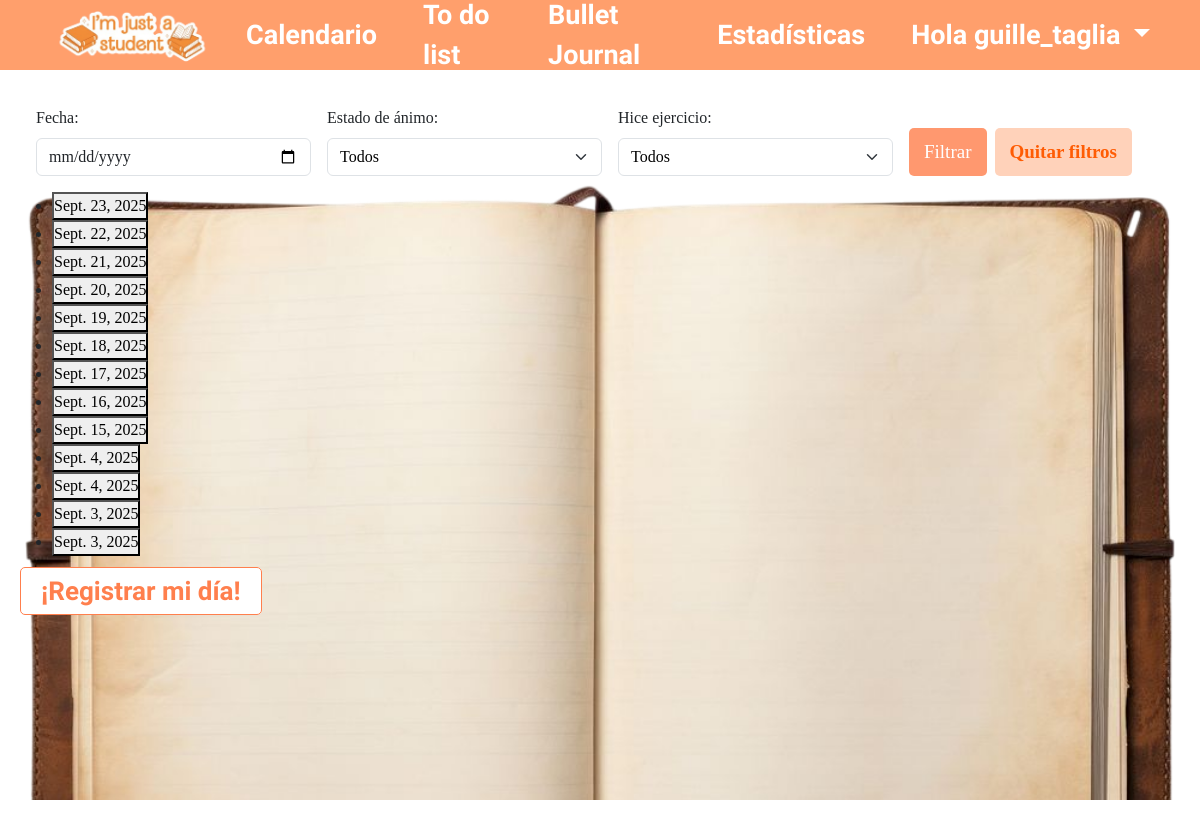
/journals/ (signed in), run on the app's committed database.
### bullet_journal/models.py (models this page shows, shortened)
class Journal(models.Model):
    user = models.ForeignKey(User, on_delete=models.CASCADE)
    date = models.DateField()
    title = models.CharField(max_length=200, blank=True)
    content = models.TextField(null=True, blank=True)
    mood = models.CharField(max_length=50)
    sleep_hours = models.FloatField(null=True)
    water_glasses = models.IntegerField(null=True)
    exercise = models.BooleanField(default=False)
    image = models.ImageField(upload_to='journal_images/', null=True, blank=True)

### bullet_journal/views/journal_views.py (the view)
# urls.py: path('journals/', journal_list, name='journal_list'),
@login_required
def journal_list(request):
    journals = Journal.objects.filter(user=request.user).order_by('-date')
    date_filter = request.GET.get('date')
    mood_filter = request.GET.get('mood')
    exercise_filter = request.GET.get('exercise')
    if date_filter:
        journals = journals.filter(date=date_filter)
    if mood_filter:
        journals = journals.filter(mood__icontains=mood_filter)
    if exercise_filter in ['true', 'false']:
        journals = journals.filter(exercise=(exercise_filter == 'true'))
    moods_disponibles = Journal.objects.filter(user=request.user).values_list('mood', flat=True).distinct()
    return render(request, 'bullet_journal/journal/list.html', {
        'journals': journals,
        'moods_disponibles': moods_disponibles,
    })

### bullet_journal/templates/bullet_journal/journal/list.html (shortened to what this page needs)
{% extends "header.html" %}
{% load static %}
    {% block extra_head %}
    <link href="https://cdn.jsdelivr.net/npm/bootstrap@5.3.3/dist/css/bootstrap.min.css" rel="stylesheet">
    <link rel="stylesheet" href="{% static 'bullet_journal/css/styles.css' %}">
    {% endblock %}
{% block contenido %}
<body>
    <div class="journal">
            <form method="get" class="p-3">
                <div class="row g-3 align-items-end">
                    <div class="col-md-3">
                        <label for="date" class="form-label">Fecha:</label>
                        <input type="date" id="date" name="date" value="{{ request.GET.date }}" class="form-control">
                    </div>
                    <div class="col-md-3">
                        <label for="mood" class="form-label">Estado de ánimo:</label>
                        <select id="mood" name="mood" class="form-select">
                            <option value="">Todos</option>
                        </select>
                    </div>
                    <div class="col-md-3">
                        <label for="exercise" class="form-label">Hice ejercicio:</label>
                        <select id="exercise" name="exercise" class="form-select">
                            <option value="">Todos</option>
                        </select>
                    </div>
                    <div class="col-md-3 d-flex gap-2">
                        <button type="submit" class="btn btn-primary">Filtrar</button>
                        <a href="{% url 'journal_list' %}" class="btn btn-secondary">Quitar filtros</a>
                    </div>
                </div>
            </form>
        <ul>
        {% for journal in journals %}
            <li>
                <button class="open-popup-btn" data-journal-pk="{{ journal.pk }}">
                    {{ journal.date }}
                </button>
            </li>
            {% empty %}
                <li>No hay journals.</li>
            {% endfor %}
        </ul>
            <div class="journal_create">
                <a href="{% url 'journal_create' %}">¡Registrar mi día!</a>
            </div>
        </div>
</body>
{% endblock %}

### bullet_journal/templates/header.html (shortened to what this page needs)
{% load static %}
<html>
<head>
    <link href="https://cdn.jsdelivr.net/npm/bootstrap@5.3.3/dist/css/bootstrap.min.css" rel="stylesheet">
    <link rel="stylesheet" href="{% static 'bullet_journal/css/styles.css' %}">
    {% block extra_head %}{% endblock %}
</head>
<body>
<header>
<nav class="navbar navbar-expand-lg navbar-light custom-header">
  <div class="container-fluid">
    <a class="navbar-brand" href="{% url 'home' %}">
      <img src="{% static 'bullet_journal/images/logo1.png' %}" alt="Logo" class="logo-img">
    </a>
    <div class="collapse navbar-collapse" id="navbarContent">
      <ul class="navbar-nav ms-auto nav-links">
        <li class="nav-item">
          <a class="nav-link" href="{% url 'calendar' %}">Calendario</a>
        </li>
        <li class="nav-item">
          <a class="nav-link" href="{% url 'to_do_list' %}">To do list</a>
        </li>
        <li class="nav-item">
          <a class="nav-link" href="{% url 'journal_list' %}">Bullet Journal</a>
        </li>
        <li class="nav-item">
          <a class="nav-link" href="{% url 'stadistics' %}">Estadísticas</a>
        </li>
          {% if user.is_authenticated %}
          <li class="nav-item dropdown">
            <a class="nav-link dropdown-toggle" href="#" id="userDropdown" role="button" data-bs-toggle="dropdown" aria-expanded="false">
              Hola {{ user.username }}
            </a>
          </li>
        {% endif %}
      </ul>
    </div>
  </div>
</nav>
</header>
<main>
    {% block contenido %}{% endblock %}
</main>
</body>
</html>

### bullet_journal/static/bullet_journal/css/styles.css (style rules this page uses)
.custom-header { display: flex; justify-content: space-between; align-items: center; background-color: #ff9f6c; color: white; padding: 15px 30px; position: fixed; top: 0; left: 0; width: 100%; height: 70px; z-index: 1000; }
.logo-img { width: 180px; height: auto; }
.nav-links { list-style: none; display: flex; gap: 30px; align-items: center; }
.nav-links a { text-decoration: none; color: white; font-weight: bold; transition: color 0.3s; font-family: 'Amatic SC', cursive; font-size: 27px; }
.nav-item.dropdown .nav-link.dropdown-toggle { color: white !important; }
* { margin: 0; padding: 0; box-sizing: border-box; }
.journal { background-image: url("../images/librito2.png"); background-size: cover; background-position: center; background-repeat:no-repeat; background-position-y: 160px; height: 100vh; margin: 0; font-family: 'Times New Roman', Times, serif; padding-top: 90px; padding-left: 20px; }
.journal_create a { color: #ff7f4d; background-color: white; padding: 8px 20px; text-decoration: none; border-radius: 5px; font-size: 26px; text-align: center; font-family: "Amatic SC", sans-serif; font-weight: bold; border: 1px solid #ff7f4d; }
.p-3 { font-family: 'Times New Roman', Times, serif; }
.btn.btn-primary { font-family: 'Times New Roman', Times, serif; font-size: 19px; background-color: #ff986f; color: white; border: none; padding: 10px 15px; border-radius: 5px; }
.btn.btn-secondary { font-family: 'Times New Roman', Times, serif; font-size: 19px; background-color: #ffd2ba; color: #ff5c04; border: none; padding: 10px 15px; border-radius: 5px; font-weight: bold; }
.form-select { color: black; background-color: white; }
.form-select option:checked { background-color: #ff9359; color: white; }
:root { --cell: 28px; --gap: 2px; --border: #333; font-family: Arial, sans-serif; }

### data on the page
Journal: date "Sept. 23, 2025"
Journal: date "Sept. 22, 2025"
Journal: date "Sept. 21, 2025"
Journal: date "Sept. 20, 2025"
Journal: date "Sept. 19, 2025"
Journal: date "Sept. 18, 2025"
Journal: date "Sept. 17, 2025"
Journal: date "Sept. 16, 2025"
Journal: date "Sept. 15, 2025"
Journal: date "Sept. 4, 2025"
Journal: date "Sept. 4, 2025"
Journal: date "Sept. 3, 2025"
Journal: date "Sept. 3, 2025"

### other printed values
{{ user.username }} "guille_taglia"
